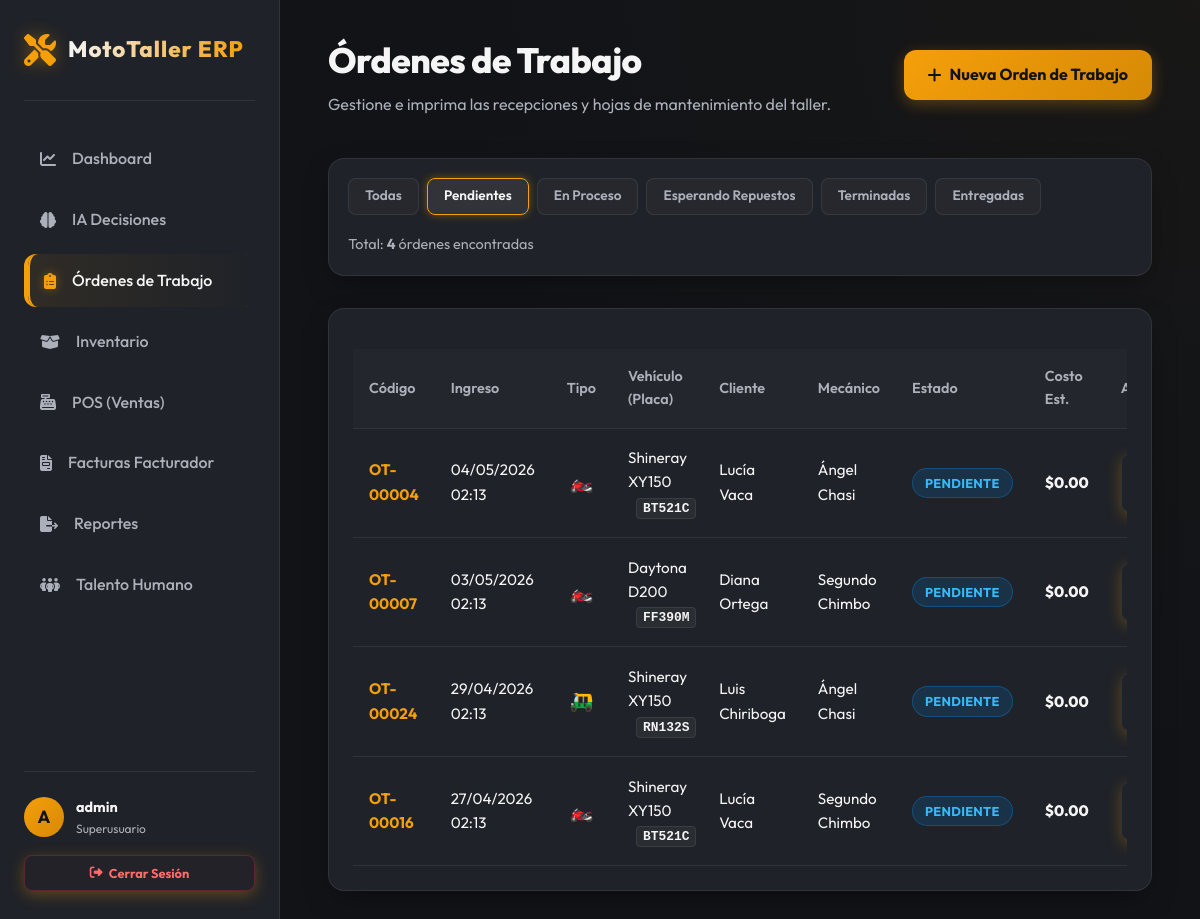
The page /ordenes/?estado=PENDIENTE (signed in) on the database as committed earlier.
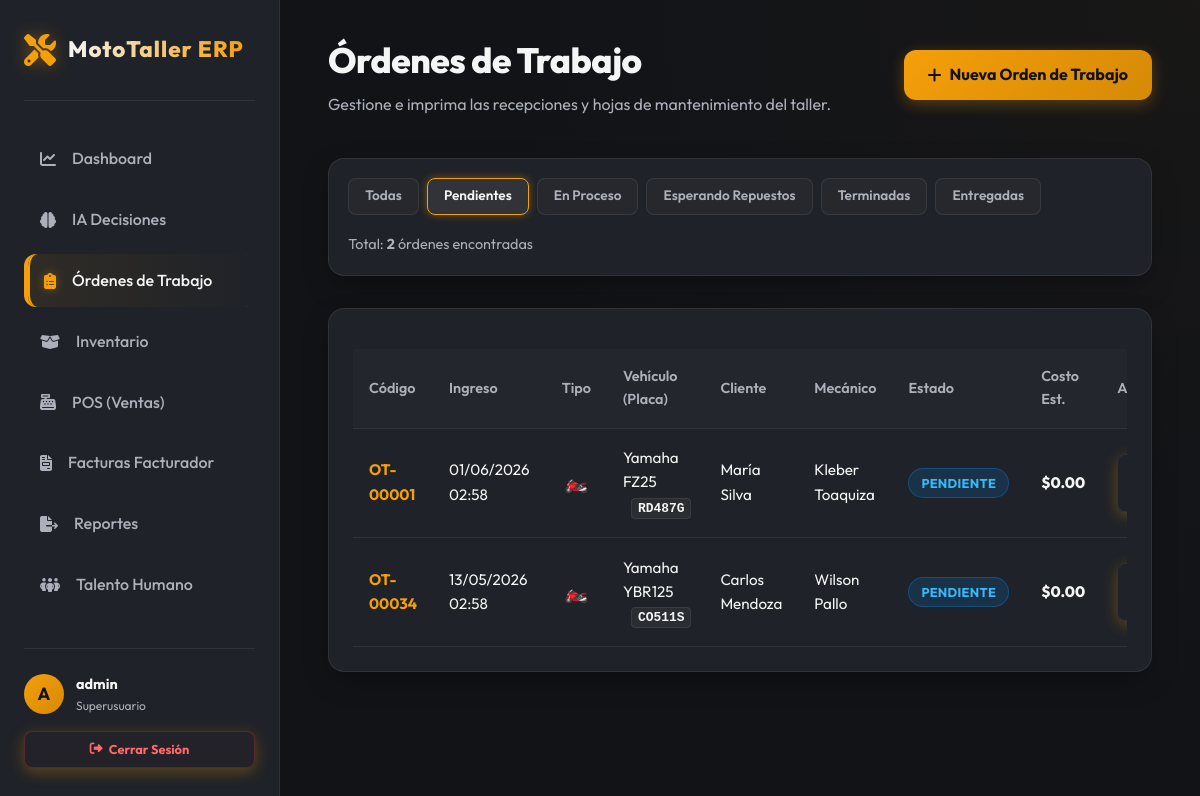
The same page on the database as committed later.
### taller/models.py (models this page shows, shortened)
class OrdenTrabajo(models.Model):
    ESTADO_CHOICES = [
        ('PENDIENTE', 'Pendiente'),
        ('EN_PROCESO', 'En Reparación'),
        ('ESPERANDO_REPUESTOS', 'Esperando Repuestos'),
        ('TERMINADO', 'Trabajo Terminado (Por Entregar)'),
        ('ENTREGADO', 'Entregado y Facturado'),
        ('ANULADO', 'Anulado'),
    ]
    codigo_orden = models.CharField("Nº de Orden", max_length=20, unique=True, editable=False)
    vehiculo = models.ForeignKey(Vehiculo, on_delete=models.PROTECT, related_name="ordenes")
    mecanico = models.ForeignKey(Mecanico, on_delete=models.SET_NULL, null=True, blank=True, related_name="ordenes")
    creado_por = models.ForeignKey(User, on_delete=models.SET_NULL, null=True, blank=True, related_name="ordenes_creadas")
    fecha_ingreso = models.DateTimeField("Fecha de Ingreso", auto_now_add=True)
    fecha_prometida = models.DateTimeField("Fecha Prometida de Entrega", blank=True, null=True)
    fecha_entrega = models.DateTimeField("Fecha Real de Entrega", blank=True, null=True)
    facturada = models.BooleanField("Facturada", default=False)
    kilometraje = models.IntegerField("Kilometraje", default=0)
    nivel_combustible = models.CharField("Nivel de Gasolina", max_length=20, default="1/4", help_text="Ej: Vacío, 1/4, 1/2, 3/4, Lleno")
    observaciones_recepcion = models.TextField("Falla Reportada / Observaciones", blank=True)
    checklist_json = models.JSONField("Checklist Visual", default=dict, blank=True, help_text="Almacena estado de accesorios y daños físicos.")
    diagnostico = models.TextField("Diagnóstico Técnico", blank=True)
    mano_obra = models.DecimalField("Costo de Mano de Obra", max_digits=10, decimal_places=2, default=Decimal('0.00'))
    estado = models.CharField(max_length=20, choices=ESTADO_CHOICES, default='PENDIENTE')
    class Meta:
        verbose_name = "Orden de Trabajo"
        verbose_name_plural = "Órdenes de Trabajo"
        ordering = ['-fecha_ingreso']
    @property
    def total_repuestos(self):
        return sum(item.subtotal for item in self.repuestos_utilizados.all())
    @property
    def total_general(self):
        return self.mano_obra + self.total_repuestos

class Vehiculo(models.Model):
    TIPO_CHOICES = [
        ('MOTO', 'Motocicleta'),
        ('TRICIMOTO', 'Tricimoto'),
    ]
    tipo = models.CharField(max_length=15, choices=TIPO_CHOICES, default='MOTO')
    marca = models.CharField("Marca", max_length=50)
    modelo = models.CharField("Modelo", max_length=50)
    anio = models.IntegerField("Año", blank=True, null=True)
    placa = models.CharField("Placa", max_length=15, unique=True, blank=True, null=True)
    numero_motor = models.CharField("Número de Motor", max_length=50, blank=True, null=True)
    numero_chasis = models.CharField("Número de Chasis (VIN)", max_length=50, blank=True, null=True)
    color = models.CharField("Color", max_length=30, blank=True)
    cliente = models.ForeignKey(Cliente, on_delete=models.CASCADE, related_name="vehiculos")
    class Meta:
        verbose_name = "Vehículo"
        verbose_name_plural = "Vehículos"
        ordering = ['marca', 'modelo']

class Cliente(models.Model):
    TIPO_IDENTIFICACION_CHOICES = [
        ('04', 'RUC (Persona Natural/Jurídica)'),
        ('05', 'Cédula de Identidad'),
        ('06', 'Pasaporte'),
        ('07', 'Consumidor Final'),
        ('08', 'Identificación del Exterior'),
    ]
    tipo_identificacion = models.CharField("Tipo Identificación SRI", max_length=2, choices=TIPO_IDENTIFICACION_CHOICES, default='05')
    cedula_ruc = models.CharField(
        "Cédula/RUC/Pasaporte",
        max_length=13,
        unique=True,
        validators=[validar_cedula_ruc_ecuador],
        help_text="Ingrese los 10 dígitos de la cédula, 13 del RUC o identificación."
    )
    nombre = models.CharField("Nombre o Razón Social", max_length=150)
    telefono = models.CharField("Teléfono", max_length=20, blank=True)
    email = models.EmailField("Correo Electrónico", blank=True)
    direccion = models.TextField("Dirección", blank=True)
    class Meta:
        verbose_name = "Cliente"
        verbose_name_plural = "Clientes"
        ordering = ['nombre']

class Mecanico(models.Model):
    ESTADO_CHOICES = [
        ('DISPONIBLE', 'Disponible'),
        ('OCUPADO', 'En reparación'),
        ('INACTIVO', 'No disponible / Ausente'),
    ]
    nombre = models.CharField("Nombre Completo", max_length=100)
    telefono = models.CharField("Teléfono", max_length=20, blank=True)
    estado = models.CharField(max_length=15, choices=ESTADO_CHOICES, default='DISPONIBLE')
    class Meta:
        verbose_name = "Mecánico"
        verbose_name_plural = "Mecánicos"
        ordering = ['nombre']

### taller/views.py (the view, shortened to what this page needs)
        @login_required(login_url='taller:login')
        def _wrapped_view(request, *args, **kwargs):
            if request.user.is_superuser:
                return view_func(request, *args, **kwargs)

### taller/views.py (called while the page is built, shortened)
def role_required(allowed_roles):
    def decorator(view_func):
        @login_required(login_url='taller:login')
        def _wrapped_view(request, *args, **kwargs):
            if request.user.is_superuser:
                return view_func(request, *args, **kwargs)
        return _wrapped_view
    return decorator

@role_required(['OPERATIVO_RECEPCION', 'GERENTE'])
def orden_list(request):
    estado_filtro = request.GET.get('estado', 'ALL')
    if estado_filtro == 'ALL':
        ordenes = OrdenTrabajo.objects.all().order_by('-fecha_ingreso')
    else:
        ordenes = OrdenTrabajo.objects.filter(estado=estado_filtro).order_by('-fecha_ingreso')
    context = {
        'active_page': 'ordenes',
        'ordenes': ordenes,
        'current_filter': estado_filtro,
    }
    return render(request, 'taller/orden_list.html', context)

### taller/templates/taller/orden_list.html (shortened to what the changed rows need)
{% extends 'taller/base.html' %}
{% block content %}
<div class="header-section">
    <div>
        <h1 class="title-main">Órdenes de Trabajo</h1>
    </div>
</div>
<div class="card-premium" style="margin-bottom: 2rem; padding: 1.2rem;">
    <div style="display: flex; justify-content: space-between; align-items: center; flex-wrap: wrap; gap: 1rem;">
        <div>
            <span style="font-size: 0.9rem; color: var(--text-muted);">
                Total: <strong>{{ ordenes|length }}</strong> órdenes encontradas
            </span>
        </div>
    </div>
</div>
<div class="card-premium">
    <div class="table-container">
        <table class="table-premium">
            <thead>
                <tr>
                    <th>Código</th>
                    <th>Ingreso</th>
                    <th>Tipo</th>
                    <th>Vehículo (Placa)</th>
                    <th>Cliente</th>
                    <th>Mecánico</th>
                    <th>Estado</th>
                    <th>Costo Est.</th>
                    <th>Acciones</th>
                </tr>
            </thead>
            <tbody>
                {% for orden in ordenes %}
                <tr>
                    <td style="font-weight: 700; color: var(--primary);">{{ orden.codigo_orden }}</td>
                    <td>{{ orden.fecha_ingreso|date:"d/m/Y H:i" }}</td>
                    <td style="font-size: 1.2rem; text-align: center;">
                        {% if orden.vehiculo.tipo == 'MOTO' %}🏍️{% else %}🛺{% endif %}
                    </td>
                    <td>
                        {{ orden.vehiculo.marca }} {{ orden.vehiculo.modelo }}
                        {% if orden.vehiculo.placa %}
                        <code style="background-color: rgba(255,255,255,0.05); padding: 2px 6px; border-radius: 4px; border: 1px solid var(--border-color); font-size: 0.85em; font-weight: bold; margin-left: 0.5rem;">
                            {{ orden.vehiculo.placa }}
                        </code>
                        {% else %}
                        <span style="color: var(--text-muted); font-size: 0.85em; font-style: italic;">Sin Placa</span>
                        {% endif %}
                    </td>
                    <td>{{ orden.vehiculo.cliente.nombre }}</td>
                    <td>{{ orden.mecanico.nombre|default:"Sin Asignar" }}</td>
                    <td>
                        {% if orden.estado == 'PENDIENTE' %}
                            <span class="badge-status badge-pendiente">Pendiente</span>
                        {% elif orden.estado == 'EN_PROCESO' %}
                            <span class="badge-status badge-proceso">En Reparación</span>
                        {% elif orden.estado == 'ESPERANDO_REPUESTOS' %}
                            <span class="badge-status badge-esperando">Falta Repuesto</span>
                        {% elif orden.estado == 'TERMINADO' %}
                            <span class="badge-status badge-terminado">Terminado</span>
                        {% elif orden.estado == 'ENTREGADO' %}
                            <span class="badge-status badge-entregado">Entregado</span>
                        {% elif orden.estado == 'ANULADO' %}
                            <span class="badge-status badge-entregado" style="background-color: rgba(220,53,69,0.15); color: #ff6b6b;">Anulado</span>
                        {% endif %}
                    </td>
                    <td style="font-weight: 800; color: var(--text-main);">${{ orden.total_general|floatformat:2 }}</td>
                    <td>
                        <div style="display: flex; gap: 0.5rem;">
                            <a href="{% url 'taller:orden_detail' orden.id %}" class="btn-premium btn-secondary-premium" style="padding: 0.4rem 1rem; font-size: 0.85rem; border-radius: 8px; width: 100%; text-align: center; justify-content: center;">
                            </a>
                        </div>
                    </td>
                </tr>
                {% endfor %}
            </tbody>
        </table>
    </div>
</div>
{% endblock %}

Rows that differ between the two databases and show on the page:
removed OrdenTrabajo: codigo_orden "OT-00004", fecha_ingreso "04/05/2026 02:13", vehiculo.marca "Shineray", vehiculo.modelo "XY150", vehiculo.placa "BT521C", vehiculo.cliente.nombre "Lucía Vaca", mecanico.nombre "Ángel Chasi", estado "PENDIENTE", total_general "0.00"
removed OrdenTrabajo: codigo_orden "OT-00007", fecha_ingreso "03/05/2026 02:13", vehiculo.marca "Daytona", vehiculo.modelo "D200", vehiculo.placa "FF390M", vehiculo.cliente.nombre "Diana Ortega", mecanico.nombre "Segundo Chimbo", estado "PENDIENTE", total_general "0.00"
removed OrdenTrabajo: codigo_orden "OT-00024", fecha_ingreso "29/04/2026 02:13", vehiculo.marca "Shineray", vehiculo.modelo "XY150", vehiculo.placa "RN132S", vehiculo.cliente.nombre "Luis Chiriboga", mecanico.nombre "Ángel Chasi", estado "PENDIENTE", total_general "0.00"
removed OrdenTrabajo: codigo_orden "OT-00016", fecha_ingreso "27/04/2026 02:13", vehiculo.marca "Shineray", vehiculo.modelo "XY150", vehiculo.placa "BT521C", vehiculo.cliente.nombre "Lucía Vaca", mecanico.nombre "Segundo Chimbo", estado "PENDIENTE", total_general "0.00"
added OrdenTrabajo: codigo_orden "OT-00001", fecha_ingreso "01/06/2026 02:58", vehiculo.marca "Yamaha", vehiculo.modelo "FZ25", vehiculo.placa "RD487G", vehiculo.cliente.nombre "María Silva", mecanico.nombre "Kleber Toaquiza", estado "PENDIENTE", total_general "0.00"
added OrdenTrabajo: codigo_orden "OT-00034", fecha_ingreso "13/05/2026 02:58", vehiculo.marca "Yamaha", vehiculo.modelo "YBR125", vehiculo.placa "CO511S", vehiculo.cliente.nombre "Carlos Mendoza", mecanico.nombre "Wilson Pallo", estado "PENDIENTE", total_general "0.00"
Other text that changed with them:
{{ ordenes|length }}: "4" → "2"
